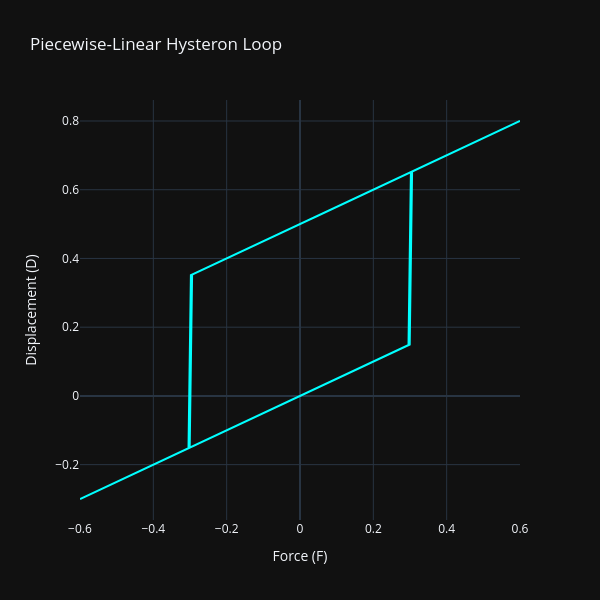

The code cell stored with this chart in its notebook:
### Markdown cell above
# Histerion?

### Code cell
import numpy as np
import plotly.graph_objects as go


def simulate_piecewise_hysteron(
    force_input, k_up=2.0, k_down=2.0, f_crit_pos=0.3, f_crit_neg=-0.3
):
    """
    Simulates a piecewise-linear hysteron responding to a cyclic force input.
    """
    n_steps = len(force_input)
    displacement = np.zeros(n_steps)
    state = 0  # 0 for lower/initial branch, 1 for upper branch

    # Track current displacement based on state and force
    curr_disp = 0.0

    for i in range(n_steps):
        f = force_input[i]

        if state == 0:
            # Lower branch behavior
            curr_disp = f / k_down
            # Check for upward snap-through threshold
            if f >= f_crit_pos:
                state = 1
                curr_disp += 0.5  # Jump offset when snapping up
        elif state == 1:
            # Upper branch behavior
            curr_disp = (f / k_up) + 0.5  # Shifted upper branch
            # Check for downward snap-through threshold
            if f <= f_crit_neg:
                state = 0
                curr_disp -= 0.5  # Jump offset when snapping down

        displacement[i] = curr_disp

    return displacement


# Generate cyclic force input (sine wave)
t = np.linspace(0, 4 * np.pi, 1000)
force_signal = np.sin(t) * 0.6

# Run piecewise simulation
disp_piecewise = simulate_piecewise_hysteron(force_signal)

# Plot the resulting piecewise hysteresis loop
fig = go.Figure()
fig.add_trace(
    go.Scatter(
        x=force_signal,
        y=disp_piecewise,
        mode="lines",
        name="Piecewise Hysteron",
        line=dict(color="cyan", width=2),
    )
)
fig.update_layout(
    title="Piecewise-Linear Hysteron Loop",
    xaxis_title="Force (F)",
    yaxis_title="Displacement (D)",
    template="plotly_dark",
    width=600,
    height=600,
)
fig.show()

### Figure 1 — Plotly figure (JSON) as saved in the notebook; plotly's stock layout.template omitted (floating-point values rounded to 4 significant figures; data arrays with more than 128 entries replaced by an {"elided": "..."} marker saying what was removed)
{"data": [{"line": {"color": "cyan", "width": 2}, "mode": "lines", "name": "Piecewise Hysteron", "type": "scatter", "x": {"elided": "1000 float values"}, "y": {"elided": "1000 float values"}}], "layout": {"height": 600, "title": {"text": "Piecewise-Linear Hysteron Loop"}, "width": 600, "xaxis": {"title": {"text": "Force (F)"}}, "yaxis": {"title": {"text": "Displacement (D)"}}}}
